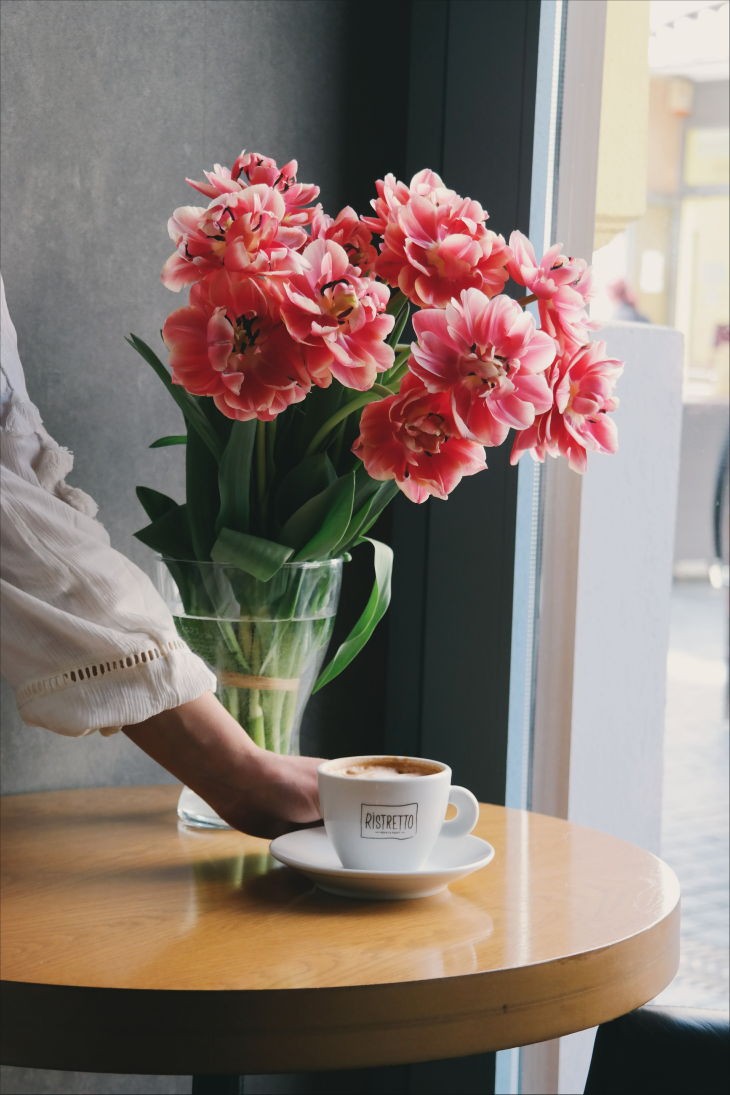
#> input picture SEM-III/ML/operations/images/flower.jpg, 3648 x 5472 px (shown at 1/5 size)
$ python 9_vignette.py
#> lines starting #> are read from the running program, lines starting #| are printed output that depends on the picture
import numpy as np
import cv2 as cv

img = cv.imread('../images/flower.jpg')
#> img is the input picture: shape (5472, 3648, 3); mean B, G, R 112.3, 119.8, 134.7

img = cv.resize(img, (img.shape[1] // 6, img.shape[0] // 8))
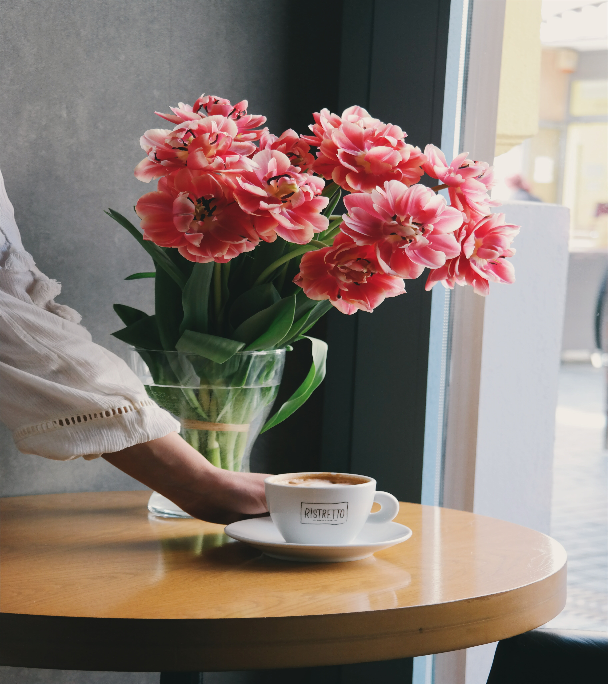
#> img: shape (684, 608, 3); mean B, G, R 112.6, 120.1, 135
rows, cols = img.shape[:2]
#> rows = 684; cols = 608

# generating vignette mask using Guassian Kernals
x = cv.getGaussianKernel(cols, 200)
y = cv.getGaussianKernel(rows, 200)
xy = y * x.T

mask = 255 * xy / np.linalg.norm(xy)
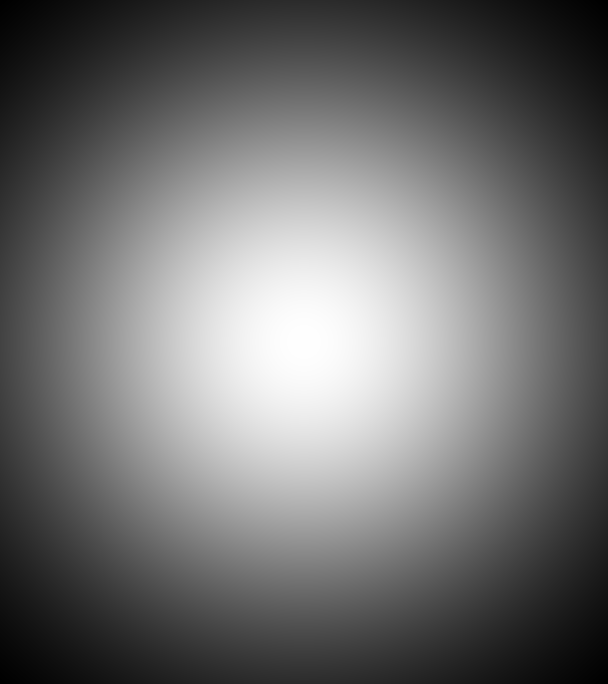
#> xy: shape (684, 608) float64; min 3.68e-07, max 5e-06, mean 2.4e-06; drawn with min black and max white
output = np.copy(img)

# Applying the mask to each channel in the input image
for i in range(3):
    output[:,:,i] = output[:,:,i] * mask
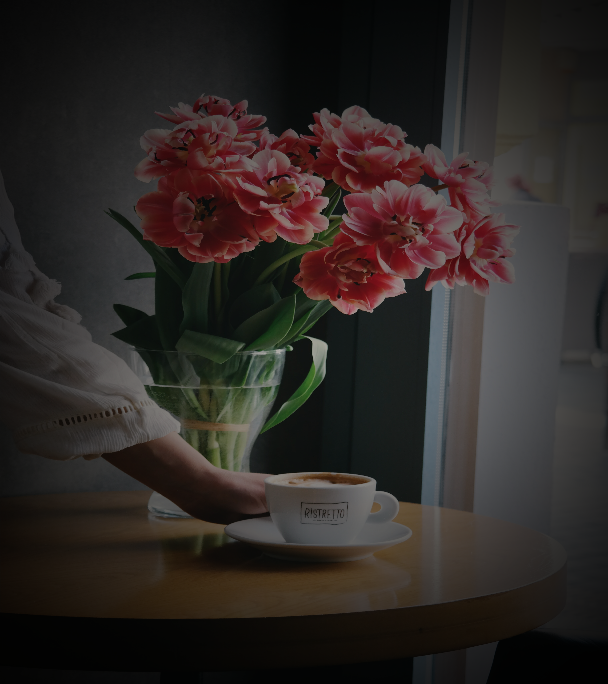
#> output: shape (684, 608, 3); mean B, G, R 36.4, 39, 45.1

cv.imshow("ORIGINAL", img)
cv.imshow("VIGNETTE", output)
cv.waitKey(0)

$ run again, with SEM-III/ML/operations/images/building.jpg copied over SEM-III/ML/operations/images/flower.jpg
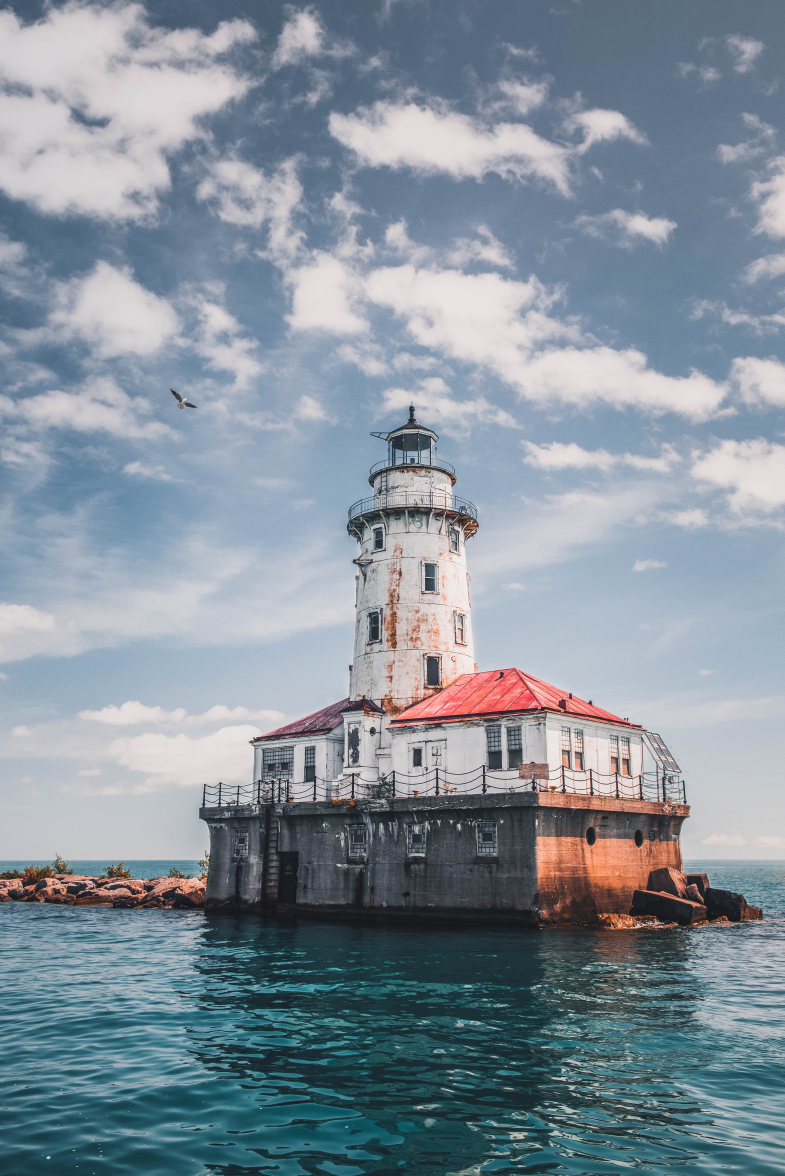
#> input picture SEM-III/ML/operations/images/building.jpg, 3924 x 5878 px (shown at 1/5 size)
#> img is the input picture: shape (5878, 3924, 3); mean B, G, R 154.7, 143.9, 131.4
#> `img = cv.resize(img, (img.shape[1] // 6, img.shape[0] // 8))`:
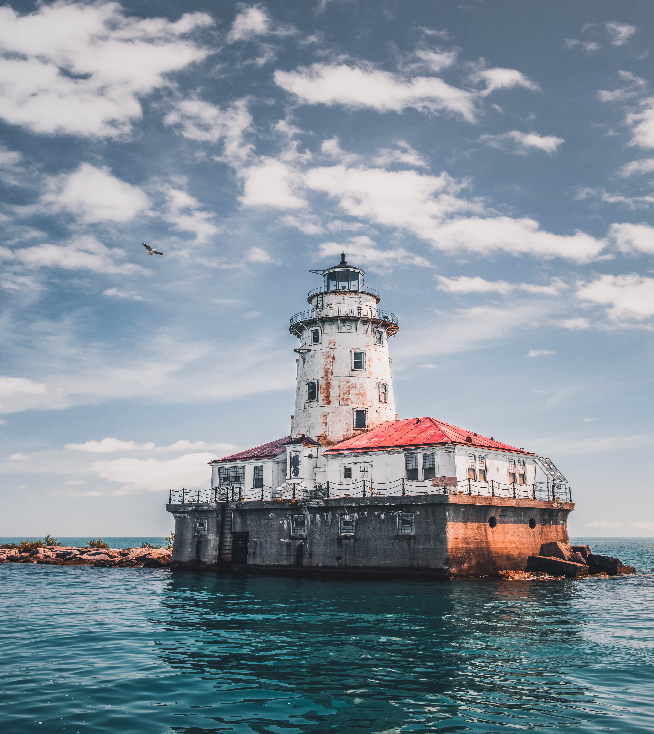
#> img: shape (734, 654, 3); mean B, G, R 154.6, 143.8, 131.3
#> after the loop `for i in range(3):`:
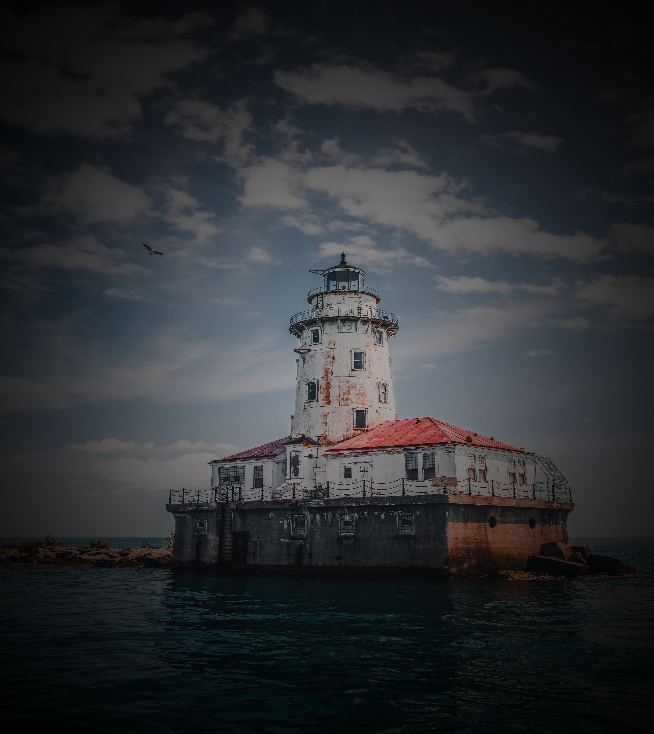
#> output: shape (734, 654, 3); mean B, G, R 51.2, 47.9, 45.3

$ run again, with SEM-III/ML/operations/images/forContrast2.jpg copied over SEM-III/ML/operations/images/flower.jpg
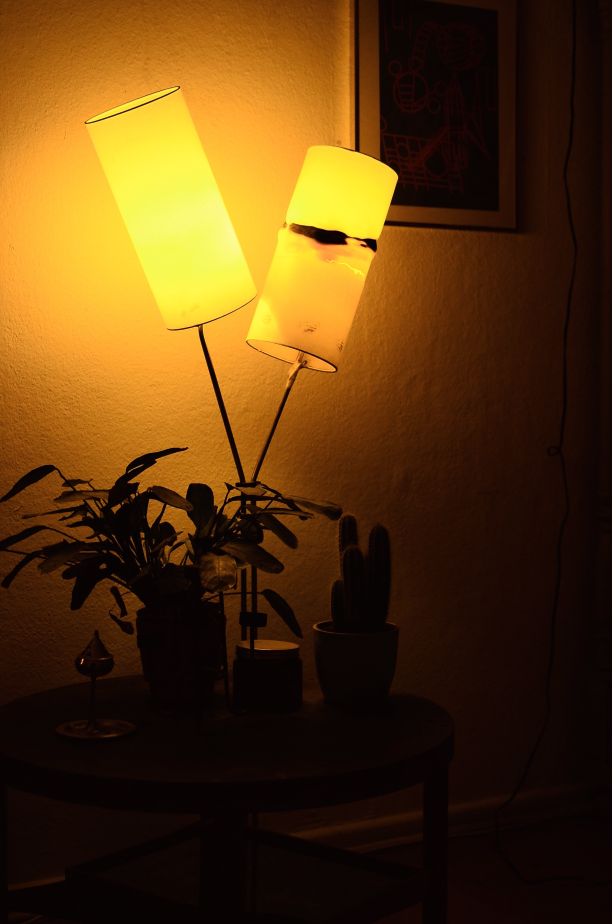
#> input picture SEM-III/ML/operations/images/forContrast2.jpg, 2448 x 3696 px (shown at 1/4 size)
#> img is the input picture: shape (3696, 2448, 3); mean B, G, R 15.3, 56.9, 89.3
#> img: shape (462, 408, 3)
#> `mask = 255 * xy / np.linalg.norm(xy)`:
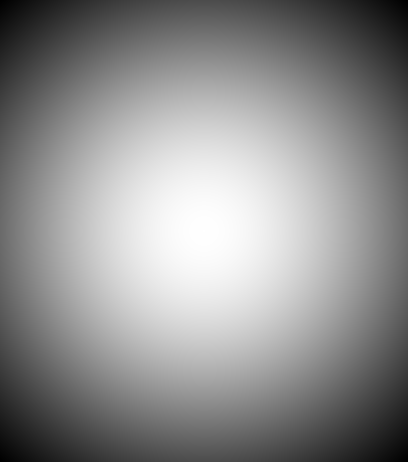
#> xy: shape (462, 408) float64; min 2.34e-06, max 7.64e-06, mean 5.31e-06; drawn with min black and max white
#> after the loop `for i in range(3):`:
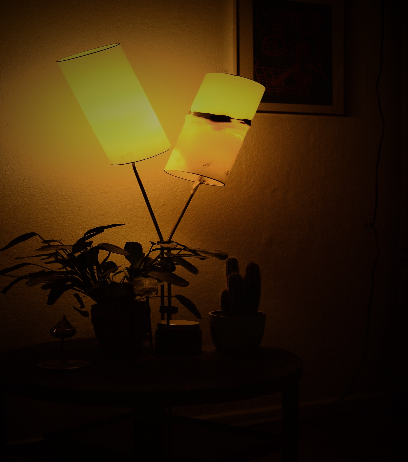
#> output: shape (462, 408, 3); mean B, G, R 8.8, 34, 53.3
